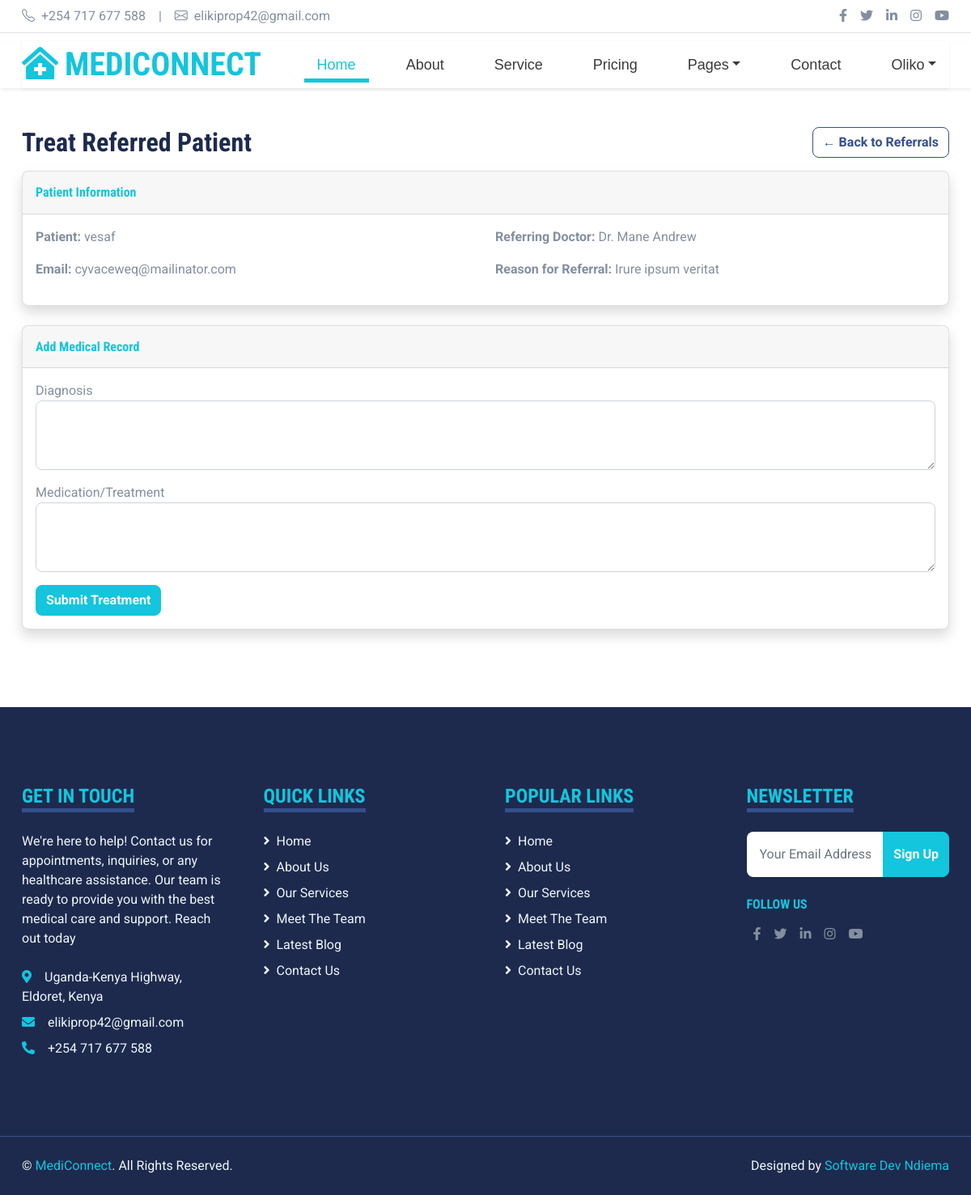
The app's page /referrals/treat/7/ (signed in) with its own data.
### mediapp/models.py (models this page shows, shortened)
class CustomUser(AbstractUser):
    ROLE_CHOICES = [
        ('doctor', 'Doctor'),
        ('patient', 'Patient'),
        ('admin', 'Admin'),
    ]
    role = models.CharField(max_length=20, choices=ROLE_CHOICES, default='patient')

class PatientReferral(models.Model):
    STATUS_CHOICES = [
        ('pending', 'Pending'),
        ('accepted', 'Accepted'),
        ('rejected', 'Rejected'),
    ]
    patient = models.ForeignKey(
        get_user_model(),
        on_delete=models.CASCADE,
        related_name="referrals"
    )
    referring_doctor = models.ForeignKey(
        Doctor,
        on_delete=models.CASCADE,
        related_name="referring_patients"
    )
    referred_doctor = models.ForeignKey(
        Doctor,
        on_delete=models.CASCADE,
        related_name="referred_patients"
    )
    reason = models.TextField()
    status = models.CharField(
        max_length=20,
        choices=STATUS_CHOICES,
        default='pending'
    )
    created_at = models.DateTimeField(auto_now_add=True)
    department = models.CharField(max_length=255, blank=True, null=True)
    is_treated = models.BooleanField(default=False)

class Doctor(models.Model):
    SPECIALTY_CHOICES = [
        ('general', 'General'),
        ('cardiology', 'Cardiology'),
        ('neurology', 'Neurology'),
        ('pediatrics', 'Pediatrics'),
    ]
    user = models.OneToOneField(
        get_user_model(),
        on_delete=models.CASCADE,
        related_name='doctor',
        db_index=True
    )
    specialty = models.CharField(
        max_length=255,
        choices=SPECIALTY_CHOICES,
        default='general'
    )
    biography = models.TextField(blank=True, default="No biography provided")

### mediapp/views.py (the view, shortened to what this page needs)
# urls.py: path('referrals/treat/<int:referral_id>/', views.treat_referred_patient, name='treat_referred_patient'),
@login_required(login_url="login")
def treat_referred_patient(request, referral_id):
    if request.user.role != "doctor":
        messages.error(request, "Only doctors can treat referred patients.")
        return redirect("home")
    try:
        doctor = Doctor.objects.get(user=request.user)
    except Doctor.DoesNotExist:
        messages.error(request, "The Doctor profile not found.")
        return redirect("home")
    try:
        referral = PatientReferral.objects.get(id=referral_id)
    except PatientReferral.DoesNotExist:
        messages.error(request, f"No referral found with ID {referral_id}")
        return redirect("doctor_dashboard")
    if not referral.patient:
        messages.error(request, "This referral has no patient associated with it!")
        return redirect("view_incoming_referrals")
    if referral.referred_doctor != doctor:
        messages.error(request, "You can only treat patients referred to you.")
        return redirect("doctor_dashboard")
    if referral.status != "accepted":
        messages.error(request, "You must accept the referral before treating the patient.")
        return redirect("view_incoming_referrals")
    context = {"referral": referral, "patient": referral.patient, "doctor": doctor}
    return render(request, "treat_referred_patient.html", context)

### mediapp/templates/treat_referred_patient.html (shortened to what this page needs)
{% extends 'base.html' %}
{% block content %}
<div class="container-fluid py-5">
    <div class="container">
        <div class="row mb-3">
            <div class="col-6">
                <h2 class="mb-0">Treat Referred Patient</h2>
            </div>
            <div class="col-6 text-end">
                <a href="{% url 'view_incoming_referrals' %}" class="btn btn-outline-secondary">
                    ← Back to Referrals
                </a>
            </div>
        </div>
        <div class="card shadow mb-4">
            <div class="card-header py-3">
                <h6 class="m-0 font-weight-bold text-primary">Patient Information</h6>
            </div>
            <div class="card-body">
                <div class="row">
                    <div class="col-md-6">
                        <p><strong>Patient:</strong> {{ patient.get_full_name|default:patient.username }}</p>
                        <p><strong>Email:</strong> {{ patient.email }}</p>
                    </div>
                    <div class="col-md-6">
                        <p><strong>Referring Doctor:</strong> Dr. {{ referral.referring_doctor.user.get_full_name|default:referral.referring_doctor.user.username }}</p>
                        <p><strong>Reason for Referral:</strong> {{ referral.reason }}</p>
                    </div>
                </div>
            </div>
        </div>
        <div class="card shadow">
            <div class="card-header py-3">
                <h6 class="m-0 font-weight-bold text-primary">Add Medical Record</h6>
            </div>
            <div class="card-body">
                <form method="post" action="{% url 'treat_referred_patient' referral.id %}">
                    <div class="form-group mb-3">
                        <label for="diagnosis">Diagnosis</label>
                        <textarea class="form-control" id="diagnosis" name="diagnosis" rows="3" required></textarea>
                    </div>
                    <div class="form-group mb-3">
                        <label for="medication">Medication/Treatment</label>
                        <textarea class="form-control" id="medication" name="medication" rows="3" required></textarea>
                    </div>
                    <button type="submit" class="btn btn-primary">Submit Treatment</button>
                </form>
            </div>
        </div>
    </div>
</div>
{% endblock %}

### mediapp/templates/base.html (shortened to what this page needs)
{% load static %}
<!DOCTYPE html>
<html lang="en">
<head>
    <link href="https://cdnjs.cloudflare.com/ajax/libs/font-awesome/5.15.0/css/all.min.css" rel="stylesheet">
    <link href="https://cdn.jsdelivr.net/npm/bootstrap-icons@1.4.1/font/bootstrap-icons.css" rel="stylesheet">
    <link href="{% static 'lib/owlcarousel/assets/owl.carousel.min.css' %}" rel="stylesheet">
    <link href="{% static 'lib/tempusdominus/css/tempusdominus-bootstrap-4.min.css' %}" rel="stylesheet" />
    <link href="{% static 'css/bootstrap.min.css' %}" rel="stylesheet">
    <link href="{% static 'css/style.css' %}" rel="stylesheet">
</head>
<body>
    <div class="position-fixed top-0 end-0 p-3" style="z-index: 1055;">
    </div>
    <div class="container-fluid py-2 border-bottom d-none d-lg-block">
        <div class="container">
            <div class="row">
                <div class="col-md-6 text-center text-lg-start mb-2 mb-lg-0">
                    <div class="d-inline-flex align-items-center">
                        <a class="text-decoration-none text-body pe-3" href=""><i class="bi bi-telephone me-2"></i>+254 717 677 588</a>
                        <span class="text-body">|</span>
                        <a class="text-decoration-none text-body px-3" href=""><i class="bi bi-envelope me-2"></i>elikiprop42@gmail.com</a>
                    </div>
                </div>
                <div class="col-md-6 text-center text-lg-end">
                    <div class="d-inline-flex align-items-center">
                        <a class="text-body px-2" href="https://web.facebook.com/eli.ndiema.1">
                            <i class="fab fa-facebook-f"></i>
                        </a>
                        <a class="text-body px-2" href="https://x.com/EliKiprop9">
                            <i class="fab fa-twitter"></i>
                        </a>
                        <a class="text-body px-2" href="https://www.linkedin.com/in/eli-kiprop-b12a51240/">
                            <i class="fab fa-linkedin-in"></i>
                        </a>
                        <a class="text-body px-2" href="https://www.instagram.com/merel_ndiema/">
                            <i class="fab fa-instagram"></i>
                        </a>
                        <a class="text-body ps-2" href="https://www.youtube.com/">
                            <i class="fab fa-youtube"></i>
                        </a>
                    </div>
                </div>
            </div>
        </div>
    </div>
    <div class="container-fluid sticky-top bg-white shadow-sm">
        <div class="container">
            <nav class="navbar navbar-expand-lg bg-white navbar-light py-3 py-lg-0">
                <a href="{% url 'home' %}" class="navbar-brand">
                    <h1 class="m-0 text-uppercase text-primary"><i class="fa fa-clinic-medical me-2"></i>MediConnect</h1>
                </a>
                <div class="collapse navbar-collapse" id="navbarCollapse">
                    <div class="navbar-nav ms-auto py-0">
                        <a href="{% url 'home' %}" class="nav-item nav-link active">Home</a>
                        <a href="{% url 'about' %}" class="nav-item nav-link">About</a>
                        <a href="{% url 'service' %}" class="nav-item nav-link">Service</a>
                        <a href="{% url 'price' %}" class="nav-item nav-link">Pricing</a>
                        <div class="nav-item dropdown">
                            <a href="#" class="nav-link dropdown-toggle" data-bs-toggle="dropdown">Pages</a>
                        </div>
                        <a href="{% url 'contact' %}" class="nav-item nav-link">Contact</a>
                        {% if user.is_authenticated %}
                            <div class="nav-item dropdown">
                                <a href="#" class="nav-link dropdown-toggle" data-bs-toggle="dropdown">{{ user.username }}</a>
                            </div>
                        {% else %}
                            <a href="{% url 'login' %}" class="nav-item nav-link">Login</a>
                            <a href="{% url 'register' %}" class="nav-item nav-link">Register</a>
                        {% endif %}
                    </div>
                </div>
            </nav>
        </div>
    </div>
    {% block content %}
    {% endblock %}
    <div class="container-fluid bg-dark text-light mt-5 py-5">
        <div class="container py-5">
            <div class="row g-5">
                <div class="col-lg-3 col-md-6">
                    <h4 class="d-inline-block text-primary text-uppercase border-bottom border-5 border-secondary mb-4">Get In Touch</h4>
                    <p class="mb-4">We're here to help! Contact us for appointments, inquiries, or any healthcare assistance. Our team is ready to provide you with the best medical care and support. Reach out today</p>
                    <p class="mb-2"><i class="fa fa-map-marker-alt text-primary me-3"></i>Uganda-Kenya Highway, Eldoret, Kenya</p>
                    <p class="mb-2"><i class="fa fa-envelope text-primary me-3"></i>elikiprop42@gmail.com</p>
                    <p class="mb-0"><i class="fa fa-phone-alt text-primary me-3"></i>+254 717 677 588</p>
                </div>
                <div class="col-lg-3 col-md-6">
                    <h4 class="d-inline-block text-primary text-uppercase border-bottom border-5 border-secondary mb-4">Quick Links</h4>
                    <div class="d-flex flex-column justify-content-start">
                        <a class="text-light mb-2" href="{% url 'home' %}"><i class="fa fa-angle-right me-2"></i>Home</a>
                        <a class="text-light mb-2" href="{% url 'about' %}"><i class="fa fa-angle-right me-2"></i>About Us</a>
                        <a class="text-light mb-2" href="{% url 'service' %}"><i class="fa fa-angle-right me-2"></i>Our Services</a>
                        <a class="text-light mb-2" href="{% url 'team' %}"><i class="fa fa-angle-right me-2"></i>Meet The Team</a>
                        <a class="text-light mb-2" href="{% url 'blog' %}"><i class="fa fa-angle-right me-2"></i>Latest Blog</a>
                        <a class="text-light" href="{% url 'contact' %}"><i class="fa fa-angle-right me-2"></i>Contact Us</a>
                    </div>
                </div>
                <div class="col-lg-3 col-md-6">
                    <h4 class="d-inline-block text-primary text-uppercase border-bottom border-5 border-secondary mb-4">Popular Links</h4>
                    <div class="d-flex flex-column justify-content-start">
                        <a class="text-light mb-2" href="{% url 'home' %}"><i class="fa fa-angle-right me-2"></i>Home</a>
                        <a class="text-light mb-2" href="{% url 'about' %}"><i class="fa fa-angle-right me-2"></i>About Us</a>
                        <a class="text-light mb-2" href="{% url 'service' %}"><i class="fa fa-angle-right me-2"></i>Our Services</a>
                        <a class="text-light mb-2" href="{% url 'team' %}"><i class="fa fa-angle-right me-2"></i>Meet The Team</a>
                        <a class="text-light mb-2" href="{% url 'blog' %}"><i class="fa fa-angle-right me-2"></i>Latest Blog</a>
                        <a class="text-light" href="{% url 'contact' %}"><i class="fa fa-angle-right me-2"></i>Contact Us</a>
                    </div>
                </div>
                <div class="col-lg-3 col-md-6">
                    <h4 class="d-inline-block text-primary text-uppercase border-bottom border-5 border-secondary mb-4">Newsletter</h4>
                    <form action="">
                        <div class="input-group">
                            <input type="text" class="form-control p-3 border-0" placeholder="Your Email Address">
                            <button class="btn btn-primary">Sign Up</button>
                        </div>
                    </form>
                    <h6 class="text-primary text-uppercase mt-4 mb-3">Follow Us</h6>
                    <div class="d-inline-flex align-items-center">
                        <a class="text-body px-2" href="https://web.facebook.com/eli.ndiema.1">
                            <i class="fab fa-facebook-f"></i>
                        </a>
                        <a class="text-body px-2" href="https://x.com/EliKiprop9">
                            <i class="fab fa-twitter"></i>
                        </a>
                        <a class="text-body px-2" href="https://www.linkedin.com/in/eli-kiprop-b12a51240/">
                            <i class="fab fa-linkedin-in"></i>
                        </a>
                        <a class="text-body px-2" href="https://www.instagram.com/merel_ndiema/">
                            <i class="fab fa-instagram"></i>
                        </a>
                        <a class="text-body ps-2" href="https://www.youtube.com/">
                            <i class="fab fa-youtube"></i>
                        </a>
                    </div>
                </div>
            </div>
        </div>
    </div>
    <div class="container-fluid bg-dark text-light border-top border-secondary py-4">
        <div class="container">
            <div class="row g-5">
                <div class="col-md-6 text-center text-md-start">
                    <p class="mb-md-0">© <a class="text-primary" href="#">MediConnect</a>. All Rights Reserved.</p>
                </div>
                <div class="col-md-6 text-center text-md-end">
                    <p class="mb-0">Designed by <a class="text-primary" href="https://github.com/elikiprop">Software Dev Ndiema</a></p>
                </div>
            </div>
        </div>
    </div>
</body>
</html>

### mediapp/static/css/style.css (style rules this page uses)
:root { --primary: #13C5DD; --secondary: #354F8E; --light: #EFF5F9; --dark: #1D2A4D; }
.btn { font-weight: 700; transition: .5s; }
.btn-primary { color: #FFFFFF; }
.navbar-light .navbar-nav .nav-link { font-family: 'Jost', sans-serif; position: relative; margin-left: 30px; padding: 30px 0; font-size: 18px; font-weight: 700; color: var(--dark); outline: none; transition: .5s; }
.navbar-light .navbar-nav .nav-link:hover, .navbar-light .navbar-nav .nav-link.active { color: var(--primary); }
@media (min-width: 992px) { .navbar-light .navbar-nav .nav-link::before { position: absolute; content: ""; width: 0; height: 5px; bottom: 0; left: 50%; background: var(--primary); transition: .5s; } }
@media (min-width: 992px) { .navbar-light .navbar-nav .nav-link:hover::before, .navbar-light .navbar-nav .nav-link.active::before { width: 100%; left: 0; } }
.navbar { margin-top: 10px; box-shadow: 0 2px 4px rgba(0, 0, 0, 0.05); }
.navbar-light .navbar-nav .nav-link { color: #3a3a3a; font-weight: 500; padding: 0.5rem 1rem; }
.container { max-width: 1200px; margin: 0 auto; padding: 0 15px; }

### records on screen
CustomUser: username "Oliko"
CustomUser: get_full_name "vesaf", email "cyvaceweq@mailinator.com"
PatientReferral: referring_doctor.user.get_full_name "Mane Andrew", reason "Irure ipsum veritat"
